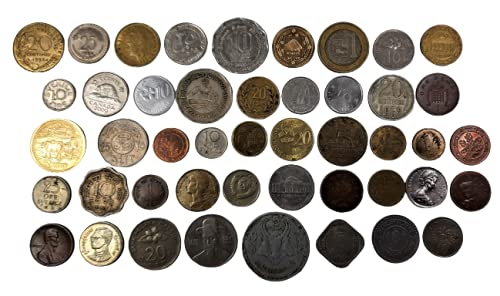
#> input picture hough_transform/data/coin.jpg, 500 x 296 px
$ jupyter execute hough_coins.ipynb
#> lines starting #> are read from the running program, lines starting #| are printed output that depends on the picture; after the words box and inside, x2 and y2 are one past the last pixel; in counts of white or black regions, pixels touching at a corner belong together
[cell 1]
import cv2
import matplotlib.pyplot as plt
import numpy as np

coins = cv2.imread('data/coin.jpg')
#> coins is the input picture: shape (296, 500, 3); mean B, G, R 163.1, 171.1, 177.2
coins = cv2.cvtColor(coins, cv2.COLOR_BGR2RGB)

plt.imshow(coins)
plt.axis('off')
plt.show()

[cell 2]
gray_coins = cv2.cvtColor(coins, cv2.COLOR_RGB2GRAY)
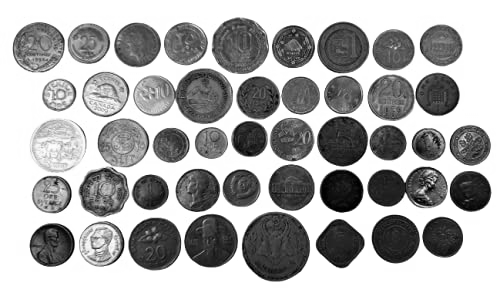
#> gray_coins: shape (296, 500); min 0, max 255, mean 172

sharpen_kernel = np.array([[0, -1, 0],
                           [-1, 5, -1],
                           [0, -1, 0]])
sharpened_coins = cv2.filter2D(gray_coins, -1, sharpen_kernel)
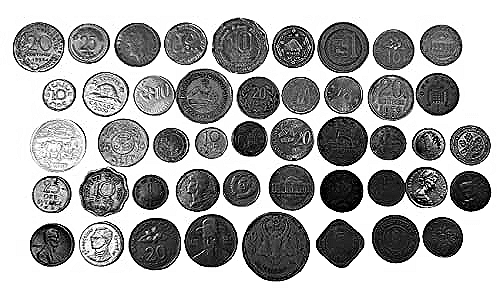
#> sharpened_coins: shape (296, 500); min 0, max 255, mean 170.1

plt.imshow(sharpened_coins, cmap='gray')
plt.axis('off')
plt.show()

[cell 3]
edges = cv2.Canny(sharpened_coins, 100, 200)
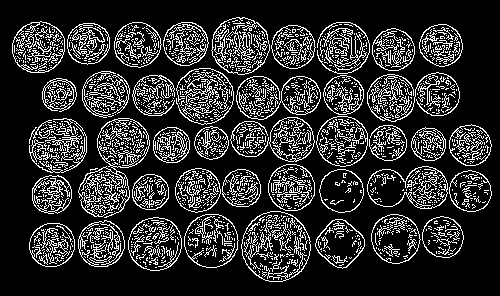
#> edges: shape (296, 500); 18.2% white in thin lines or dots, all inside (x1, y1, x2, y2) = (12, 17, 492, 282)

fig, (ax1, ax2) = plt.subplots(1, 2, figsize=(12, 8))
ax1.imshow(gray_coins, cmap='gray')
ax2.imshow(edges, cmap='gray')
ax1.axis('off')
ax2.axis('off')
plt.show()
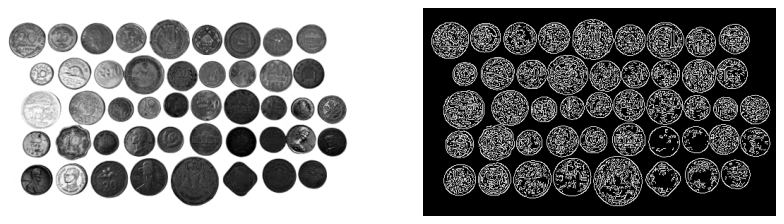
#> figure drawn by matplotlib, 2 panels

[cell 4]
circles = cv2.HoughCircles(
    gray_coins,
    cv2.HOUGH_GRADIENT,
    dp=1.2,
    minDist=30,
    param1=50,
    param2=40,
    minRadius=15,
    maxRadius=35
)
#> circles = 46 rows, first 8: [342.6, 47.4, 25.92], [210.6, 240.6, 27.12], [275.4, 245.4, 34.32], [342.6, 141, 24.84], [123, 142.2, 24.84], [197.4, 190.2, 22.2], [154.2, 243, 27.12], [390.6, 96.6, 23.52]

circle_img = coins.copy()
if circles is not None:
    circles = np.uint16(np.around(circles))
#> circles = 46 rows, first 8: [343, 47, 26], [211, 241, 27], [275, 245, 34], [343, 141, 25], [123, 142, 25], [197, 190, 22], [154, 243, 27], [391, 97, 24]
    for circle in circles[0, :]:
        center = (circle[0], circle[1])
        radius = circle[2]
        cv2.circle(circle_img, center, radius, (0, 255, 0), 2)
        cv2.circle(circle_img, center, 2, (255, 0, 0), 3)
#> this loop made 46 passes
#> (center, radius) on passes 1 to 12: ((343, 47), 26), ((211, 241), 27), ((275, 245), 34), ((343, 141), 25), ((123, 142), 25), ((197, 190), 22), ((154, 243), 27), ((391, 97), 24), ((242, 188), 19), ((39, 49), 23), ((99, 245), 21), ((291, 188), 24)
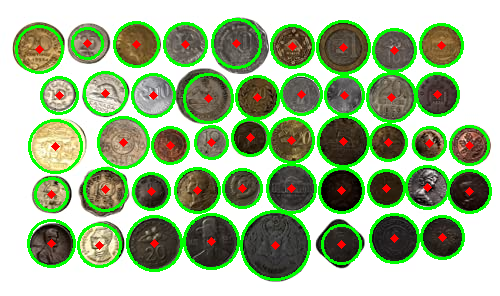
#> circle_img: shape (296, 500, 3); mean R, G, B 158.5, 182.5, 143.5

plt.imshow(circle_img)
plt.axis('off')
plt.show()

$ run again, with hough_transform/data/ames1.jpg copied over hough_transform/data/coin.jpg
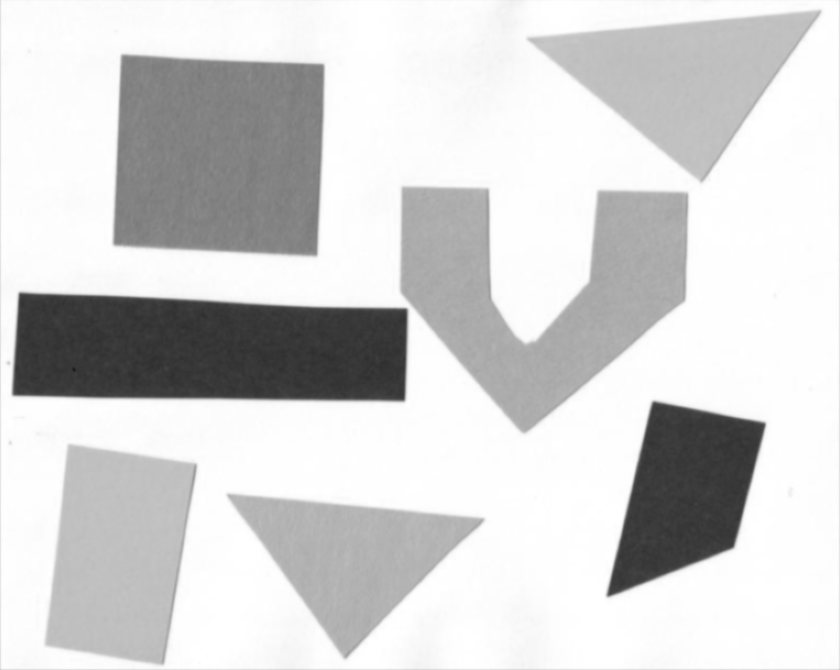
#> input picture hough_transform/data/ames1.jpg, 840 x 670 px
#> coins is the input picture: shape (670, 840, 3); min 27, max 255, mean 210.9
#> `edges = cv2.Canny(sharpened_coins, 100, 200)`:
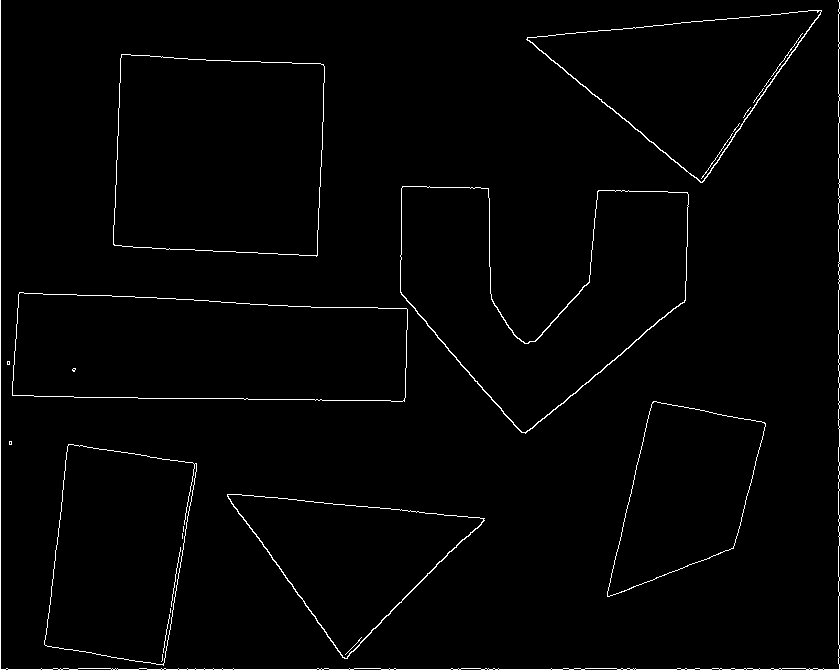
#> edges: shape (670, 840); 1.5% white in thin lines or dots
#> `plt.show()`:
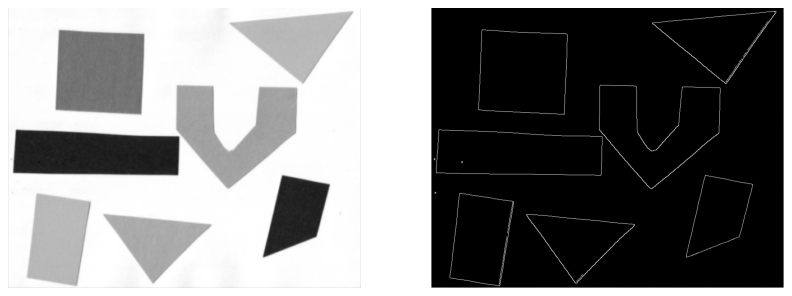
#> figure drawn by matplotlib, 2 panels
#> circles = None

$ run again, with hough_transform/data/t_img.png saved as hough_transform/data/coin.jpg
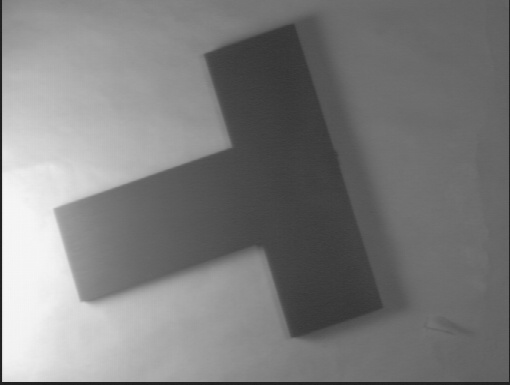
#> input picture hough_transform/data/t_img.png, 510 x 385 px
#> coins is the input picture: shape (385, 510, 3); min 30, max 246, mean 125.1
#> `edges = cv2.Canny(sharpened_coins, 100, 200)`:
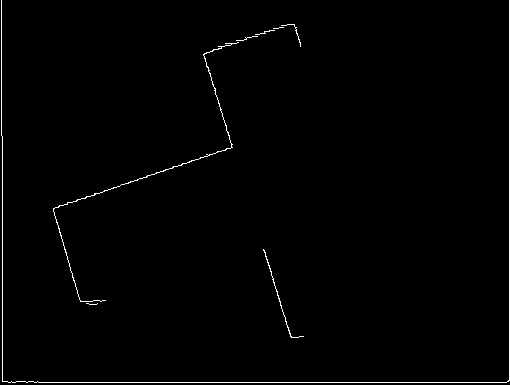
#> edges: shape (385, 510); 1% white in thin lines or dots
#> `plt.show()`:
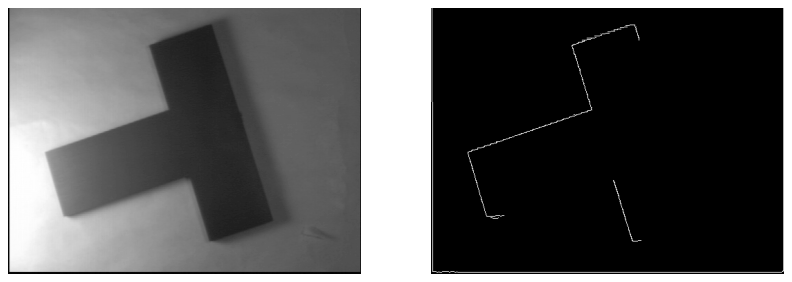
#> figure drawn by matplotlib, 2 panels
#> circles = None
